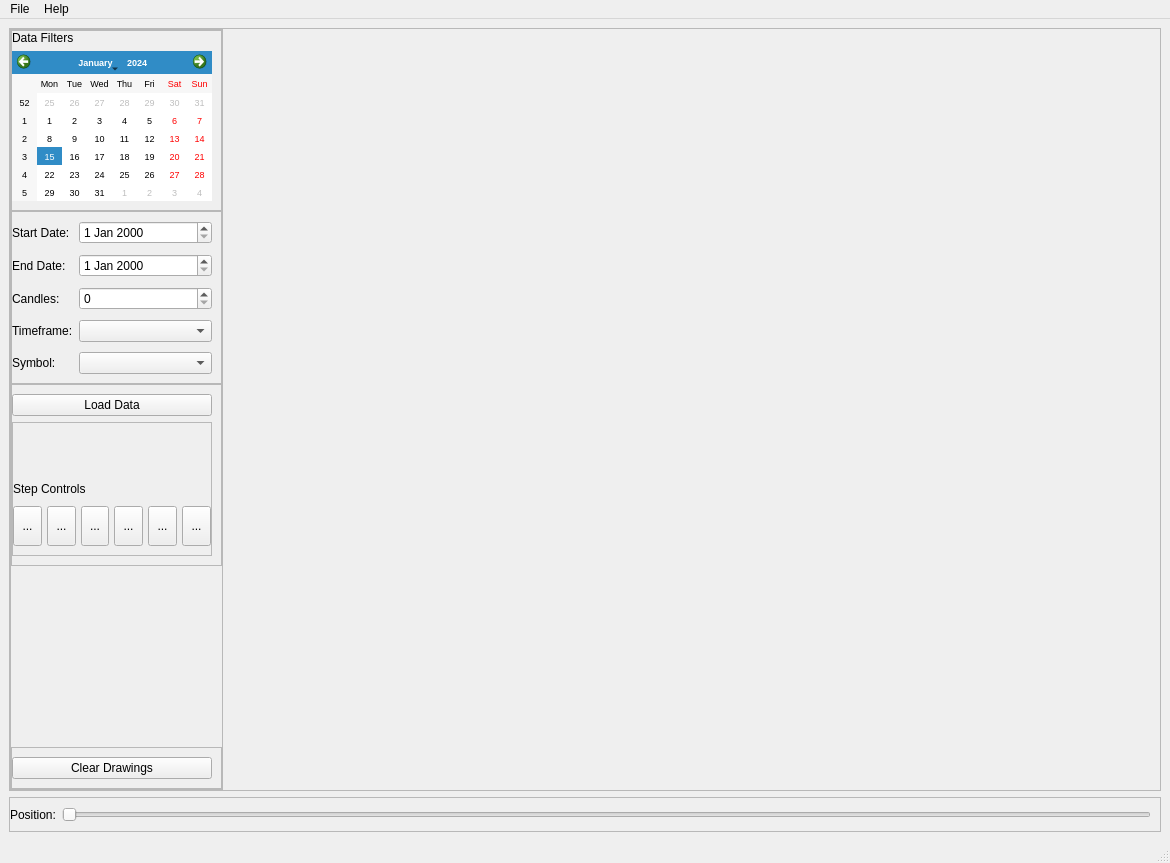
<?xml version="1.0" encoding="UTF-8"?>
<ui version="4.0">
 <author>Lasantha Sanjeewa</author>
 <class>MainWindow</class>
 <widget class="QMainWindow" name="MainWindow">
  <property name="windowModality">
   <enum>Qt::NonModal</enum>
  </property>
  <property name="geometry">
   <rect>
    <x>0</x>
    <y>0</y>
    <width>1170</width>
    <height>863</height>
   </rect>
  </property>
  <property name="windowTitle">
   <string>MetaRewind</string>
  </property>
  <property name="styleSheet">
   <string notr="true"/>
  </property>
  <property name="toolButtonStyle">
   <enum>Qt::ToolButtonIconOnly</enum>
  </property>
  <property name="unifiedTitleAndToolBarOnMac">
   <bool>false</bool>
  </property>
  <widget class="QWidget" name="centralwidget">
   <layout class="QVBoxLayout" name="verticalLayout_4">
    <item>
     <widget class="QFrame" name="CentralFrame">
      <property name="frameShape">
       <enum>QFrame::StyledPanel</enum>
      </property>
      <property name="frameShadow">
       <enum>QFrame::Raised</enum>
      </property>
      <layout class="QHBoxLayout" name="horizontalLayout" stretch="1,10">
       <property name="spacing">
        <number>0</number>
       </property>
       <property name="leftMargin">
        <number>0</number>
       </property>
       <property name="topMargin">
        <number>0</number>
       </property>
       <property name="rightMargin">
        <number>0</number>
       </property>
       <property name="bottomMargin">
        <number>0</number>
       </property>
       <item>
        <widget class="QFrame" name="MainToolBoxFrame">
         <property name="frameShape">
          <enum>QFrame::StyledPanel</enum>
         </property>
         <property name="frameShadow">
          <enum>QFrame::Raised</enum>
         </property>
         <layout class="QVBoxLayout" name="verticalLayout_3">
          <property name="spacing">
           <number>0</number>
          </property>
          <property name="leftMargin">
           <number>0</number>
          </property>
          <property name="topMargin">
           <number>0</number>
          </property>
          <property name="rightMargin">
           <number>0</number>
          </property>
          <property name="bottomMargin">
           <number>0</number>
          </property>
          <item>
           <widget class="QFrame" name="FrameCalendar">
            <property name="frameShape">
             <enum>QFrame::StyledPanel</enum>
            </property>
            <property name="frameShadow">
             <enum>QFrame::Raised</enum>
            </property>
            <layout class="QVBoxLayout" name="verticalLayout_2">
             <property name="leftMargin">
              <number>0</number>
             </property>
             <property name="topMargin">
              <number>0</number>
             </property>
             <item>
              <widget class="QLabel" name="label_6">
               <property name="text">
                <string>Data Filters</string>
               </property>
              </widget>
             </item>
             <item>
              <widget class="QCalendarWidget" name="calendarWidget">
               <property name="font">
                <font>
                 <pointsize>7</pointsize>
                </font>
               </property>
               <property name="selectionMode">
                <enum>QCalendarWidget::SingleSelection</enum>
               </property>
              </widget>
             </item>
            </layout>
           </widget>
          </item>
          <item>
           <widget class="QFrame" name="FrameDataFilters">
            <property name="frameShape">
             <enum>QFrame::StyledPanel</enum>
            </property>
            <property name="frameShadow">
             <enum>QFrame::Raised</enum>
            </property>
            <layout class="QFormLayout" name="formLayout">
             <property name="verticalSpacing">
              <number>10</number>
             </property>
             <property name="leftMargin">
              <number>0</number>
             </property>
             <item row="1" column="0">
              <widget class="QLabel" name="label">
               <property name="text">
                <string>Start Date:</string>
               </property>
              </widget>
             </item>
             <item row="1" column="1">
              <widget class="QDateEdit" name="dateEdit"/>
             </item>
             <item row="2" column="0">
              <widget class="QLabel" name="label_2">
               <property name="text">
                <string>End Date:</string>
               </property>
              </widget>
             </item>
             <item row="2" column="1">
              <widget class="QDateEdit" name="dateEdit_2"/>
             </item>
             <item row="3" column="0">
              <widget class="QLabel" name="label_3">
               <property name="text">
                <string>Candles:</string>
               </property>
              </widget>
             </item>
             <item row="3" column="1">
              <widget class="QSpinBox" name="spinBox"/>
             </item>
             <item row="4" column="0">
              <widget class="QLabel" name="label_4">
               <property name="text">
                <string>Timeframe:</string>
               </property>
              </widget>
             </item>
             <item row="5" column="0">
              <widget class="QLabel" name="label_5">
               <property name="text">
                <string>Symbol:</string>
               </property>
              </widget>
             </item>
             <item row="4" column="1">
              <widget class="QComboBox" name="comboBox">
               <property name="currentText">
                <string/>
               </property>
              </widget>
             </item>
             <item row="5" column="1">
              <widget class="QComboBox" name="comboBox_2"/>
             </item>
            </layout>
           </widget>
          </item>
          <item>
           <widget class="QFrame" name="FrameLoadButton">
            <property name="frameShape">
             <enum>QFrame::StyledPanel</enum>
            </property>
            <property name="frameShadow">
             <enum>QFrame::Raised</enum>
            </property>
            <layout class="QVBoxLayout" name="verticalLayout">
             <property name="leftMargin">
              <number>0</number>
             </property>
             <item>
              <widget class="QPushButton" name="btnLoadData">
               <property name="text">
                <string>Load Data</string>
               </property>
              </widget>
             </item>
             <item>
              <widget class="QFrame" name="frame_2">
               <property name="frameShape">
                <enum>QFrame::StyledPanel</enum>
               </property>
               <property name="frameShadow">
                <enum>QFrame::Raised</enum>
               </property>
               <layout class="QVBoxLayout" name="verticalLayout_5" stretch="0,0,0">
                <property name="spacing">
                 <number>10</number>
                </property>
                <property name="leftMargin">
                 <number>0</number>
                </property>
                <property name="topMargin">
                 <number>0</number>
                </property>
                <property name="rightMargin">
                 <number>0</number>
                </property>
                <item>
                 <spacer name="verticalSpacer_2">
                  <property name="orientation">
                   <enum>Qt::Vertical</enum>
                  </property>
                  <property name="sizeHint" stdset="0">
                   <size>
                    <width>20</width>
                    <height>40</height>
                   </size>
                  </property>
                 </spacer>
                </item>
                <item>
                 <widget class="QLabel" name="label_7">
                  <property name="text">
                   <string>Step Controls</string>
                  </property>
                 </widget>
                </item>
                <item>
                 <layout class="QGridLayout" name="gridLayout">
                  <property name="spacing">
                   <number>5</number>
                  </property>
                  <item row="0" column="4">
                   <widget class="QToolButton" name="btnPrevious">
                    <property name="sizePolicy">
                     <sizepolicy hsizetype="Expanding" vsizetype="Fixed">
                      <horstretch>0</horstretch>
                      <verstretch>0</verstretch>
                     </sizepolicy>
                    </property>
                    <property name="minimumSize">
                     <size>
                      <width>0</width>
                      <height>40</height>
                     </size>
                    </property>
                    <property name="toolTip">
                     <string>Step To Previous Candle</string>
                    </property>
                    <property name="text">
                     <string>...</string>
                    </property>
                    <property name="icon">
                     <iconset>
                      <normalon>:/ButtonIcons/C:/Users/lasan/Downloads/skip_previous_24dp_E3E3E3_FILL0_wght400_GRAD0_opsz24.svg</normalon>
                     </iconset>
                    </property>
                   </widget>
                  </item>
                  <item row="0" column="2">
                   <widget class="QToolButton" name="BtnPause">
                    <property name="sizePolicy">
                     <sizepolicy hsizetype="Expanding" vsizetype="Fixed">
                      <horstretch>0</horstretch>
                      <verstretch>0</verstretch>
                     </sizepolicy>
                    </property>
                    <property name="minimumSize">
                     <size>
                      <width>0</width>
                      <height>40</height>
                     </size>
                    </property>
                    <property name="toolTip">
                     <string>Pause</string>
                    </property>
                    <property name="text">
                     <string>...</string>
                    </property>
                    <property name="icon">
                     <iconset>
                      <normalon>:/ButtonIcons/C:/Users/lasan/Downloads/pause_24dp_E3E3E3_FILL0_wght400_GRAD0_opsz24.svg</normalon>
                     </iconset>
                    </property>
                   </widget>
                  </item>
                  <item row="0" column="1">
                   <widget class="QToolButton" name="btnAutoPlay">
                    <property name="sizePolicy">
                     <sizepolicy hsizetype="Expanding" vsizetype="Fixed">
                      <horstretch>0</horstretch>
                      <verstretch>0</verstretch>
                     </sizepolicy>
                    </property>
                    <property name="minimumSize">
                     <size>
                      <width>0</width>
                      <height>40</height>
                     </size>
                    </property>
                    <property name="toolTip">
                     <string>Play</string>
                    </property>
                    <property name="text">
                     <string>...</string>
                    </property>
                    <property name="icon">
                     <iconset>
                      <normalon>:/ButtonIcons/C:/Users/lasan/Downloads/play_arrow_24dp_E3E3E3_FILL0_wght400_GRAD0_opsz24.svg</normalon>
                     </iconset>
                    </property>
                   </widget>
                  </item>
                  <item row="0" column="3">
                   <widget class="QToolButton" name="btnFastSpeed">
                    <property name="sizePolicy">
                     <sizepolicy hsizetype="Expanding" vsizetype="Fixed">
                      <horstretch>0</horstretch>
                      <verstretch>0</verstretch>
                     </sizepolicy>
                    </property>
                    <property name="minimumSize">
                     <size>
                      <width>0</width>
                      <height>40</height>
                     </size>
                    </property>
                    <property name="toolTip">
                     <string>Increase Autoplay Speed</string>
                    </property>
                    <property name="text">
                     <string>...</string>
                    </property>
                    <property name="icon">
                     <iconset>
                      <normalon>:/ButtonIcons/C:/Users/lasan/Downloads/fast_forward_24dp_E3E3E3_FILL0_wght400_GRAD0_opsz24.svg</normalon>
                     </iconset>
                    </property>
                   </widget>
                  </item>
                  <item row="0" column="0">
                   <widget class="QToolButton" name="btnSlowSpeed">
                    <property name="sizePolicy">
                     <sizepolicy hsizetype="Expanding" vsizetype="Fixed">
                      <horstretch>0</horstretch>
                      <verstretch>0</verstretch>
                     </sizepolicy>
                    </property>
                    <property name="minimumSize">
                     <size>
                      <width>0</width>
                      <height>40</height>
                     </size>
                    </property>
                    <property name="font">
                     <font>
                      <weight>50</weight>
                      <bold>false</bold>
                     </font>
                    </property>
                    <property name="toolTip">
                     <string>Decrease Autoplay Speed</string>
                    </property>
                    <property name="autoFillBackground">
                     <bool>true</bool>
                    </property>
                    <property name="styleSheet">
                     <string notr="true"/>
                    </property>
                    <property name="text">
                     <string>...</string>
                    </property>
                    <property name="icon">
                     <iconset>
                      <normalon>:/ButtonIcons/C:/Users/lasan/Downloads/fast_rewind_24dp_E3E3E3_FILL0_wght400_GRAD0_opsz24.svg</normalon>
                     </iconset>
                    </property>
                   </widget>
                  </item>
                  <item row="0" column="5">
                   <widget class="QToolButton" name="btnNext">
                    <property name="sizePolicy">
                     <sizepolicy hsizetype="Expanding" vsizetype="Fixed">
                      <horstretch>0</horstretch>
                      <verstretch>0</verstretch>
                     </sizepolicy>
                    </property>
                    <property name="minimumSize">
                     <size>
                      <width>0</width>
                      <height>40</height>
                     </size>
                    </property>
                    <property name="toolTip">
                     <string>Step To Next Candle</string>
                    </property>
                    <property name="text">
                     <string>...</string>
                    </property>
                    <property name="icon">
                     <iconset>
                      <normalon>:/ButtonIcons/C:/Users/lasan/Downloads/skip_next_24dp_E3E3E3_FILL0_wght400_GRAD0_opsz24.svg</normalon>
                     </iconset>
                    </property>
                   </widget>
                  </item>
                 </layout>
                </item>
               </layout>
              </widget>
             </item>
            </layout>
           </widget>
          </item>
          <item>
           <spacer name="verticalSpacer">
            <property name="orientation">
             <enum>Qt::Vertical</enum>
            </property>
            <property name="sizeHint" stdset="0">
             <size>
              <width>20</width>
              <height>40</height>
             </size>
            </property>
           </spacer>
          </item>
          <item>
           <widget class="QFrame" name="frame">
            <property name="frameShape">
             <enum>QFrame::StyledPanel</enum>
            </property>
            <property name="frameShadow">
             <enum>QFrame::Raised</enum>
            </property>
            <layout class="QVBoxLayout" name="verticalLayout_6">
             <property name="leftMargin">
              <number>0</number>
             </property>
             <item>
              <widget class="QPushButton" name="btnClearDrawings">
               <property name="text">
                <string>Clear Drawings</string>
               </property>
              </widget>
             </item>
            </layout>
           </widget>
          </item>
         </layout>
        </widget>
       </item>
       <item>
        <spacer name="placeHolderMainSpacer">
         <property name="orientation">
          <enum>Qt::Horizontal</enum>
         </property>
         <property name="sizeHint" stdset="0">
          <size>
           <width>826</width>
           <height>20</height>
          </size>
         </property>
        </spacer>
       </item>
      </layout>
     </widget>
    </item>
    <item>
     <widget class="QFrame" name="SliderFrame">
      <property name="frameShape">
       <enum>QFrame::StyledPanel</enum>
      </property>
      <property name="frameShadow">
       <enum>QFrame::Raised</enum>
      </property>
      <layout class="QHBoxLayout" name="horizontalLayout_2" stretch="0,10">
       <property name="leftMargin">
        <number>0</number>
       </property>
       <item>
        <widget class="QLabel" name="lblPosition">
         <property name="text">
          <string>Position:</string>
         </property>
        </widget>
       </item>
       <item>
        <widget class="QSlider" name="sliderPosition">
         <property name="orientation">
          <enum>Qt::Horizontal</enum>
         </property>
        </widget>
       </item>
      </layout>
     </widget>
    </item>
   </layout>
  </widget>
  <widget class="QMenuBar" name="menubar">
   <property name="geometry">
    <rect>
     <x>0</x>
     <y>0</y>
     <width>1170</width>
     <height>21</height>
    </rect>
   </property>
   <widget class="QMenu" name="menuFile">
    <property name="title">
     <string>File</string>
    </property>
    <addaction name="actionReload_Data"/>
    <addaction name="separator"/>
    <addaction name="actionExit"/>
   </widget>
   <widget class="QMenu" name="menuHelp">
    <property name="title">
     <string>Help</string>
    </property>
    <addaction name="actionRegister_Product_2"/>
    <addaction name="separator"/>
    <addaction name="actionAbout_2"/>
   </widget>
   <addaction name="menuFile"/>
   <addaction name="menuHelp"/>
  </widget>
  <widget class="QStatusBar" name="statusbar"/>
  <action name="actionReload_Data">
   <property name="text">
    <string>Reload Data</string>
   </property>
  </action>
  <action name="actionExit">
   <property name="text">
    <string>Exit</string>
   </property>
  </action>
  <action name="actionAbout">
   <property name="text">
    <string>About</string>
   </property>
  </action>
  <action name="actionRegister_Product">
   <property name="text">
    <string>Register Product</string>
   </property>
  </action>
  <action name="actionRegister_Product_2">
   <property name="text">
    <string>Register Product</string>
   </property>
  </action>
  <action name="actionAbout_2">
   <property name="text">
    <string>About</string>
   </property>
  </action>
 </widget>
 <resources>
  <include location="Icons.qrc"/>
 </resources>
 <connections/>
 <designerdata>
  <property name="gridDeltaX">
   <number>10</number>
  </property>
  <property name="gridDeltaY">
   <number>10</number>
  </property>
  <property name="gridSnapX">
   <bool>true</bool>
  </property>
  <property name="gridSnapY">
   <bool>true</bool>
  </property>
  <property name="gridVisible">
   <bool>true</bool>
  </property>
 </designerdata>
</ui>
